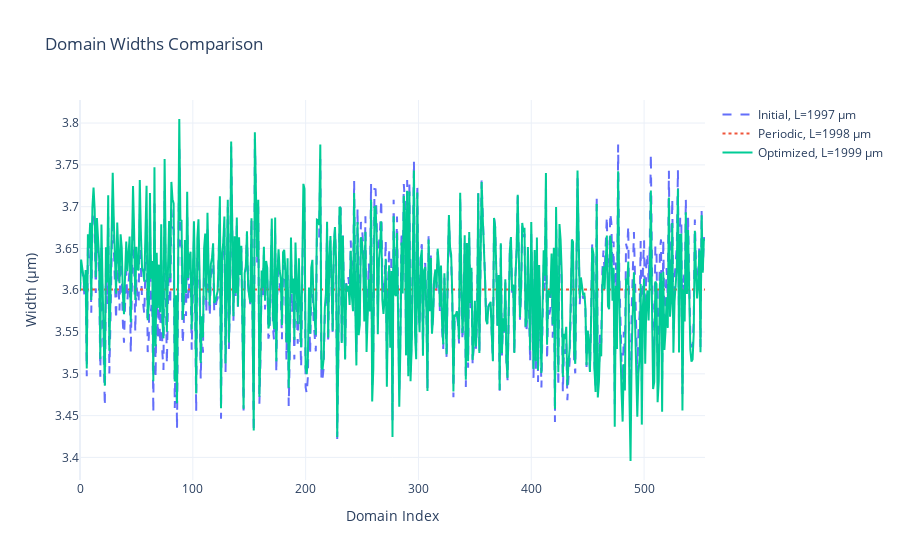
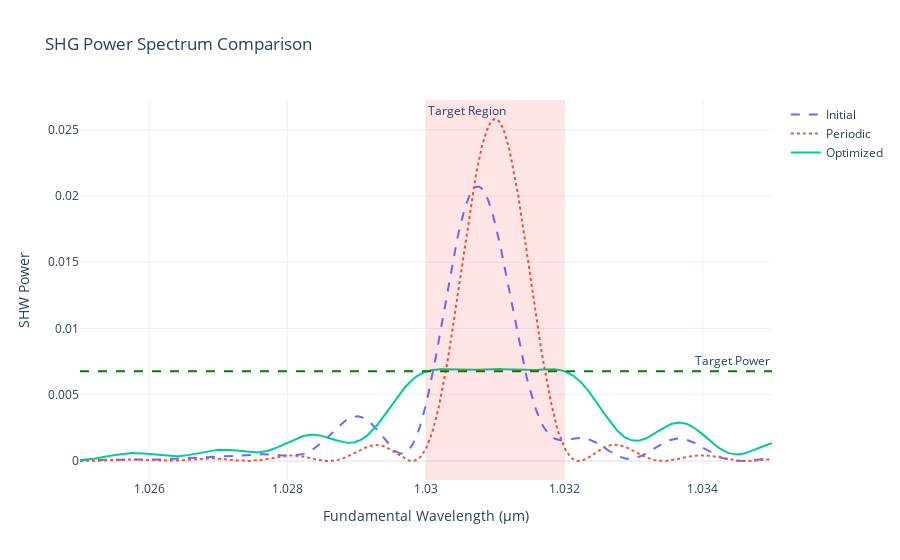
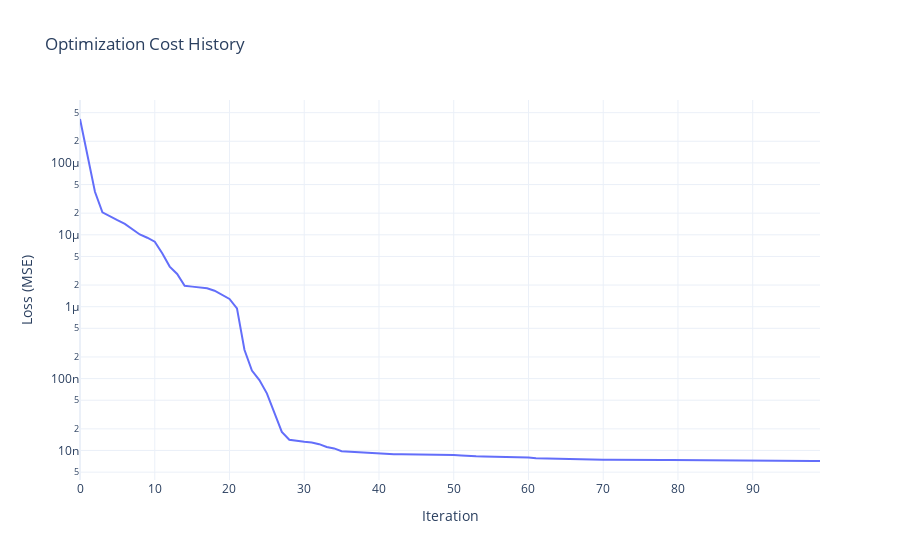

Notebook code cell kept with these figures, in order:
### Code cell
# 3. Visualize optimization results
print("4. Visualizing optimization results...")
plot_domain_widths(initial_widths, optimized_widths, periodic_widths)
plot_shw_power_spectrum(initial_widths, optimized_widths, periodic_widths, sim_params, config)
plot_cost_history(loss_history)

### Figure 1 — Plotly figure (JSON) as saved in the notebook; plotly's stock layout.template omitted (floating-point values rounded to 4 significant figures; data arrays with more than 128 entries replaced by an {"elided": "..."} marker saying what was removed)
{"data": [{"line": {"dash": "dash"}, "mode": "lines", "name": "Initial, L=1997 µm", "type": "scatter", "y": {"elided": "555 float values"}}, {"line": {"dash": "dot"}, "mode": "lines", "name": "Periodic, L=1998 µm", "type": "scatter", "y": {"elided": "555 float values"}}, {"mode": "lines", "name": "Optimized, L=1999 µm", "type": "scatter", "y": {"elided": "555 float values"}}], "layout": {"title": {"text": "Domain Widths Comparison"}, "xaxis": {"title": {"text": "Domain Index"}}, "yaxis": {"title": {"text": "Width (μm)"}}}}

### Figure 2 — Plotly figure (JSON) as saved in the notebook; plotly's stock layout.template omitted (floating-point values rounded to 4 significant figures; data arrays with more than 128 entries replaced by an {"elided": "..."} marker saying what was removed)
{"data": [{"line": {"dash": "dash"}, "mode": "lines", "name": "Initial", "type": "scatter", "x": {"elided": "500 float values"}, "y": {"elided": "500 float values"}}, {"line": {"dash": "dot"}, "mode": "lines", "name": "Periodic", "type": "scatter", "x": {"elided": "500 float values"}, "y": {"elided": "500 float values"}}, {"mode": "lines", "name": "Optimized", "type": "scatter", "x": {"elided": "500 float values"}, "y": {"elided": "500 float values"}}], "layout": {"annotations": [{"showarrow": false, "text": "Target Power", "x": 1, "xanchor": "right", "xref": "x domain", "y": 0.006782, "yanchor": "bottom", "yref": "y"}, {"showarrow": false, "text": "Target Region", "x": 1.03, "xanchor": "left", "xref": "x", "y": 1, "yanchor": "top", "yref": "y domain"}], "shapes": [{"line": {"color": "green", "dash": "dash", "width": 2}, "type": "line", "x0": 0, "x1": 1, "xref": "x domain", "y0": 0.006782, "y1": 0.006782, "yref": "y"}, {"fillcolor": "red", "line": {"width": 0}, "opacity": 0.1, "type": "rect", "x0": 1.03, "x1": 1.032, "xref": "x", "y0": 0, "y1": 1, "yref": "y domain"}], "title": {"text": "SHG Power Spectrum Comparison"}, "xaxis": {"title": {"text": "Fundamental Wavelength (μm)"}}, "yaxis": {"title": {"text": "SHW Power"}}}}

### Figure 3 — Plotly figure (JSON) as saved in the notebook; plotly's stock layout.template omitted (floating-point values rounded to 4 significant figures)
{"data": [{"mode": "lines", "name": "Loss", "type": "scatter", "y": [0.0004082, 0.0001198, 3.963e-05, 2.052e-05, 1.833e-05, 1.595e-05, 1.418e-05, 1.182e-05, 1.011e-05, 9.107e-06, 8.014e-06, 5.539e-06, 3.612e-06, 2.851e-06, 1.95e-06, 1.902e-06, 1.867e-06, 1.805e-06, 1.668e-06, 1.456e-06, 1.282e-06, 9.476e-07, 2.515e-07, 1.292e-07, 9.545e-08, 6.233e-08, 3.325e-08, 1.814e-08, 1.412e-08, 1.353e-08, 1.319e-08, 1.289e-08, 1.224e-08, 1.119e-08, 1.068e-08, 9.795e-09, 9.634e-09, 9.588e-09, 9.517e-09, 9.336e-09, 9.011e-09, 8.868e-09, 8.844e-09, 8.84e-09, 8.84e-09, 8.838e-09, 8.835e-09, 8.825e-09, 8.801e-09, 8.746e-09, 8.665e-09, 8.512e-09, 8.312e-09, 8.291e-09, 8.262e-09, 8.235e-09, 8.191e-09, 8.163e-09, 8.117e-09, 8.044e-09, 7.959e-09, 7.805e-09, 7.752e-09, 7.629e-09, 7.603e-09, 7.569e-09, 7.558e-09, 7.527e-09, 7.495e-09, 7.475e-09, 7.445e-09, 7.428e-09, 7.393e-09, 7.377e-09, 7.363e-09, 7.359e-09, 7.358e-09, 7.356e-09, 7.354e-09, 7.354e-09, 7.354e-09, 7.353e-09, 7.353e-09, 7.353e-09, 7.353e-09, 7.352e-09, 7.352e-09, 7.35e-09, 7.348e-09, 7.346e-09, 7.341e-09, 7.333e-09, 7.302e-09, 7.252e-09, 7.195e-09, 7.176e-09, 7.162e-09, 7.157e-09, 7.151e-09, 7.141e-09]}], "layout": {"title": {"text": "Optimization Cost History"}, "xaxis": {"title": {"text": "Iteration"}}, "yaxis": {"title": {"text": "Loss (MSE)"}, "type": "log"}}}
